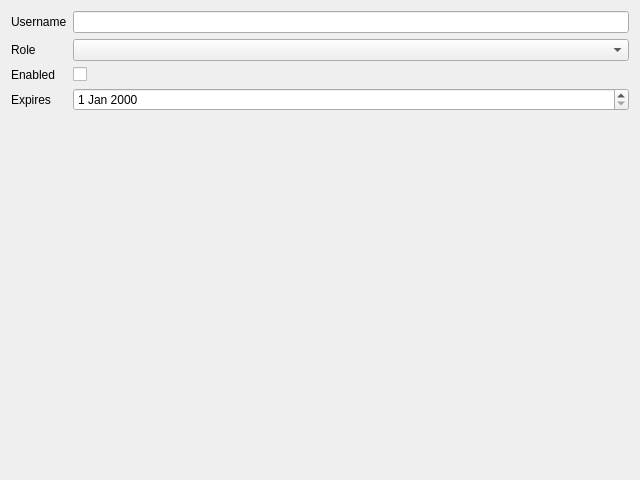
<?xml version="1.0" encoding="UTF-8"?>
<ui version="4.0">
 <class>UserAccount</class>
 <widget class="QDialog" name="UserAccount">
  <property name="geometry">
   <rect>
    <x>0</x>
    <y>0</y>
    <width>640</width>
    <height>480</height>
   </rect>
  </property>
  <property name="windowTitle">
   <string>User</string>
  </property>
  <layout class="QFormLayout" name="formLayout">
   <item row="0" column="0">
    <widget class="QLabel" name="label_usernameEdit">
     <property name="text">
      <string>Username</string>
     </property>
     <property name="buddy">
      <cstring>usernameEdit</cstring>
     </property>
    </widget>
   </item>
   <item row="0" column="1">
    <widget class="QLineEdit" name="usernameEdit"/>
   </item>
   <item row="1" column="0">
    <widget class="QLabel" name="label_roleCombo">
     <property name="text">
      <string>Role</string>
     </property>
     <property name="buddy">
      <cstring>roleCombo</cstring>
     </property>
    </widget>
   </item>
   <item row="1" column="1">
    <widget class="QComboBox" name="roleCombo"/>
   </item>
   <item row="2" column="0">
    <widget class="QLabel" name="label_enabledCheck">
     <property name="text">
      <string>Enabled</string>
     </property>
     <property name="buddy">
      <cstring>enabledCheck</cstring>
     </property>
    </widget>
   </item>
   <item row="2" column="1">
    <widget class="QCheckBox" name="enabledCheck"/>
   </item>
   <item row="3" column="0">
    <widget class="QLabel" name="label_expiresEdit">
     <property name="text">
      <string>Expires</string>
     </property>
     <property name="buddy">
      <cstring>expiresEdit</cstring>
     </property>
    </widget>
   </item>
   <item row="3" column="1">
    <widget class="QDateEdit" name="expiresEdit"/>
   </item>
  </layout>
 </widget>
 <tabstops>
  <tabstop>usernameEdit</tabstop>
  <tabstop>roleCombo</tabstop>
  <tabstop>enabledCheck</tabstop>
  <tabstop>expiresEdit</tabstop>
 </tabstops>
 <resources/>
 <connections/>
</ui>
